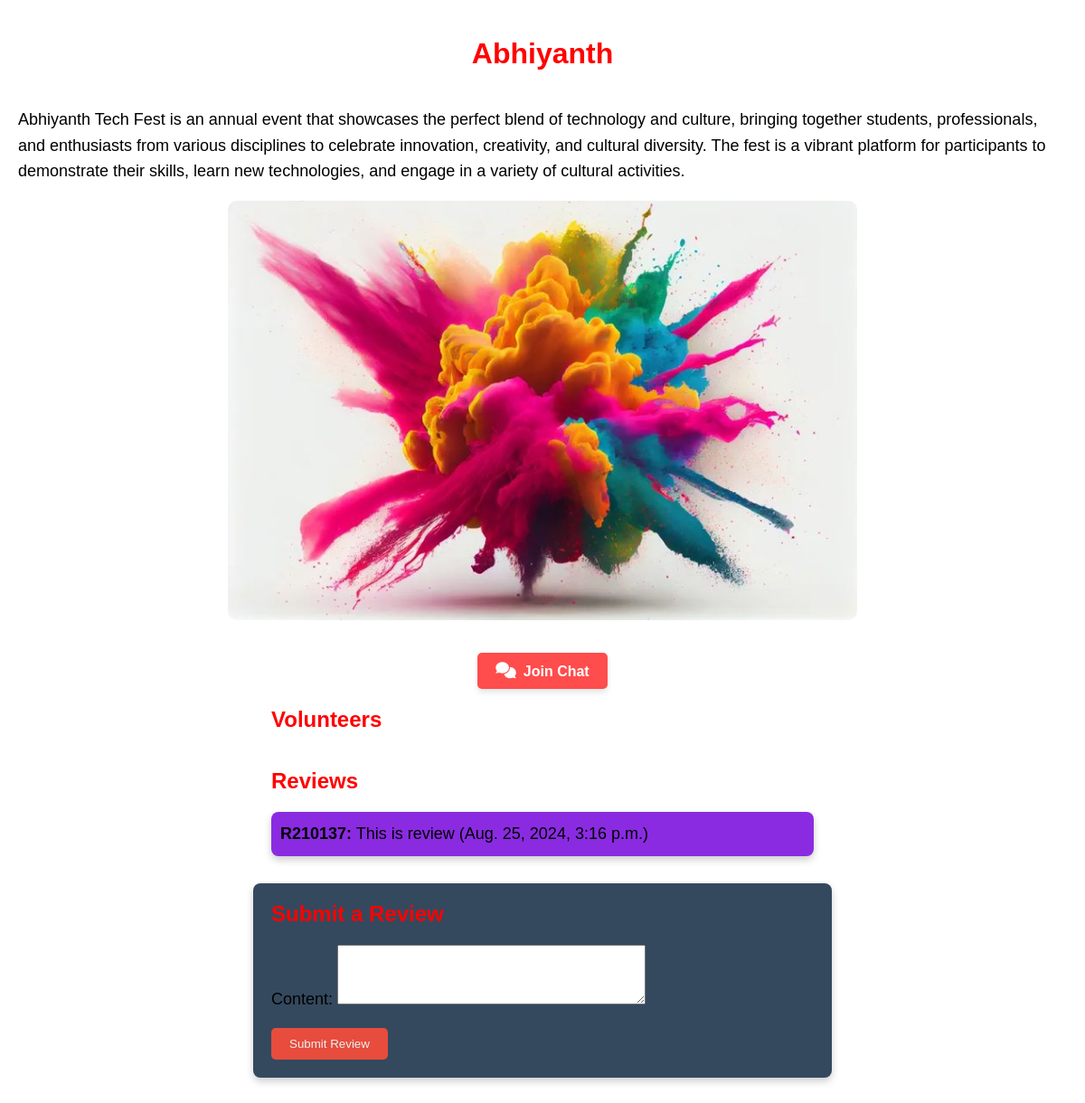
The page /event/1/ on the database its author committed.
### core/models.py (models this page shows, shortened)
class Event(models.Model):
    name = models.CharField(max_length=100)
    description = models.TextField()
    image = models.ImageField(upload_to='events/',null=True, blank=True)
    is_approved = models.BooleanField(default=False)

class Review(models.Model):
    event = models.ForeignKey(Event, on_delete=models.CASCADE, related_name='reviews')
    user = models.ForeignKey(User, on_delete=models.CASCADE)
    content = models.TextField()
    created_at = models.DateTimeField(auto_now_add=True)

### core/views.py (the view)
# urls.py: path('event/<int:event_id>/', views.event_detail, name='event_detail'),
def event_detail(request, event_id):
    event = get_object_or_404(Event, id=event_id)
    reviews = event.reviews.all()
    volunteers = Volunteer.objects.filter(event=event)
    is_volunteer = False
    if request.user.is_authenticated:
        is_volunteer = volunteers.filter(user=request.user).exists()
    if request.method == 'POST':
        if not request.user.is_authenticated:
            messages.error(request, 'You must be signed in to submit a review or volunteer.')
            return redirect('event_detail', event_id=event.id)
        if 'review_submit' in request.POST:
            rform = ReviewForm(request.POST)
            if rform.is_valid():
                review = rform.save(commit=False)
                review.event = event
                review.user = request.user
                review.save()
                messages.success(request, 'Your review has been submitted successfully.')
                return redirect('event_detail', event_id=event.id)
        elif 'volunteer_submit' in request.POST:
            vform = VolunteerForm(request.POST)
            if vform.is_valid():
                volunteer = vform.save(commit=False)
                volunteer.event = event
                volunteer.user = request.user
                volunteer.save()
                send_register_volunteer(request.user.email,request.user.username,event.name)
                messages.success(request, 'You have successfully signed up as a volunteer.')
                return redirect('event_detail', event_id=event.id)
    else:
        rform = ReviewForm()
        vform = VolunteerForm()
    return render(request, 'core/event_detail.html', {
        'event': event,
        'reviews': reviews,
        'volunteers': volunteers,
        'rform': rform,
        'vform': vform,
        'is_volunteer': is_volunteer  # Pass the result to the template
    })

### core/forms.py
class ReviewForm(forms.ModelForm):
    class Meta:
        model = Review
        fields = ['content']
        widgets = {
            'content': forms.Textarea(attrs={'rows': 4}),
        }

class VolunteerForm(forms.ModelForm):
    class Meta:
        model = Volunteer
        fields = ['activities', 'phone_number']
        widgets = {
            'activities': forms.Select(),
        }

### core/templates/core/event_detail.html (shortened to what this page needs)
<!DOCTYPE html>
<html lang="en">
<head>
    <link rel="stylesheet" href="https://cdnjs.cloudflare.com/ajax/libs/font-awesome/6.0.0-beta3/css/all.min.css">
</head>
<body>
    <h1>{{ event.name }}</h1>
    <p>{{ event.description }}</p>
    <img src="{{event.image.url }}">
    <br>
    <br>
    <a href="{% url 'event_chat' event.id %}" class="join-chat-btn">Join Chat</a>
    <div class="volunteers">
        <h2>Volunteers</h2>
    </div>
    <div class="reviews">
        <h2>Reviews</h2>
        {% for review in reviews %}
            <p><strong>{{ review.user.username }}:</strong> {{ review.content }} ({{ review.created_at }})</p>
        {% endfor %}
    </div>
    <form method="post">
        <h2>Submit a Review</h2>
        {{ rform.as_p }}
        <button type="submit" name="review_submit">Submit Review</button>
    </form>
</body>
</html>

### core/templates/core/event_detail.html (style rules this page uses)
body { font-family: 'Arial', sans-serif; background-color:white; color:black; margin: 0; padding: 20px; display: flex; flex-direction: column; align-items: center; }
h1, h2 { color: red; }
p { font-size: 18px; line-height: 1.6; }
form { background-color: #34495e; padding: 20px; border-radius: 8px; box-shadow: 0 4px 8px rgba(0, 0, 0, 0.2); width: 100%; max-width: 600px; margin: 20px 0; }
form h2 { margin-top: 0; }
form button { background-color: #e74c3c; color: #ecf0f1; border: none; padding: 10px 20px; border-radius: 5px; cursor: pointer; transition: background-color 0.3s; }
.reviews, .volunteers { width: 100%; max-width: 600px; }
.reviews p, .volunteers ul li { background-color: blueviolet; margin: 10px 0; padding: 10px; border-radius: 8px; box-shadow: 0 4px 8px rgba(0, 0, 0, 0.2); }
img { width: 60%; border-radius: 10px; display: block; transition: transform 0.5s; height: 50%; }
.join-chat-btn { display: inline-block; padding: 10px 20px; background-color: #ff4c4c; color: white; text-decoration: none; border-radius: 5px; font-weight: bold; font-size: 16px; transition: background-color 0.3s ease; box-shadow: 0 4px 6px rgba(0, 0, 0, 0.1); }
.join-chat-btn::before { content: '\f086'; font-family: 'Font Awesome 5 Free'; font-weight: 900; margin-right: 8px; font-size: 18px; }

### rows shown on the page
Event: name "Abhiyanth", description "Abhiyanth Tech Fest is an annual event that showcases the perfect blend of technology and culture, bringing together students, professionals, and enthusiasts from various disciplines to celebrate innovation, creativity, and cultural diversity. The fest is a vibrant platform for participants to demonstrate their skills, learn new technologies, and engage in a variety of cultural activities.", image (picture)
Review: user.username "R210137", content "This is review", created_at "Aug. 25, 2024, 3:16 p.m."
